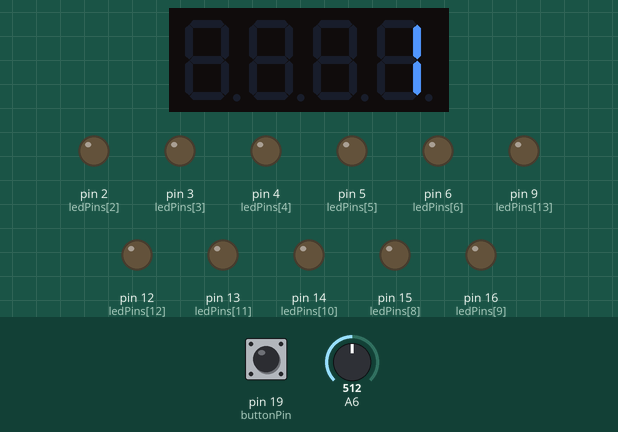
A sketch run on a simulated Arduino Nano, built with avr-gcc and run on an emulated ATmega328P. Parts: 4-digit seven-segment display, output pins drawn as LEDs (lit = HIGH). The inputs (shaded band) are chosen by the test bench; at power-on: pin 19 (buttonPin) HIGH, A6 = 512. Pins used as bus, display or sensor lines are not drawn.

Above: at 2.7 s.
2.8 s: pin 19 (buttonPin) pulled LOW for 2.4 s
At 5.15 s:
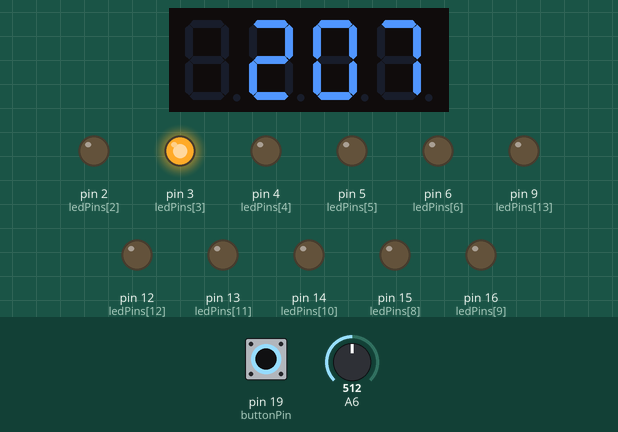
At 9.4 s:
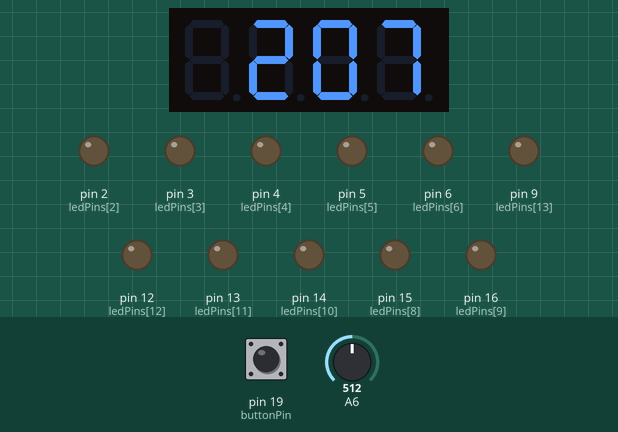
12.6 s: pin 19 (buttonPin) pulled LOW for 2.4 s
At 22.1 s:
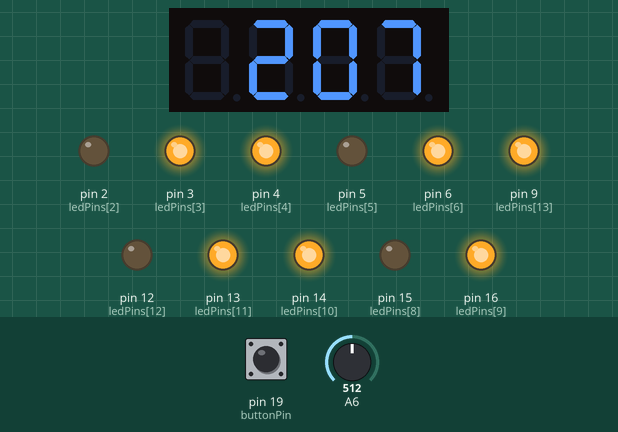
Timing chart, 0 to 24.2 s (numbered marks = the images above; inputs shaded):
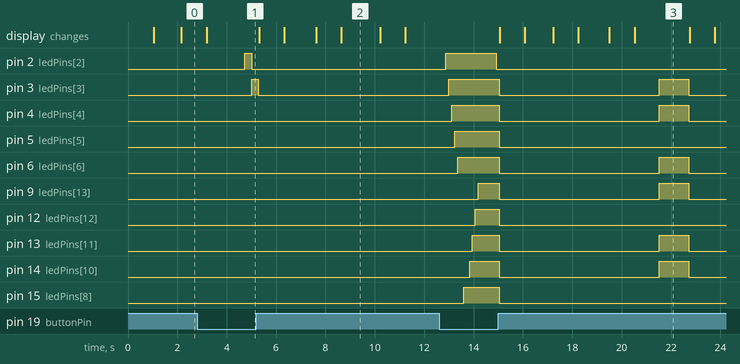

The sketch:

v1_prototype.ino.ino
```cpp
#include <Arduino.h>
#include <TM1637Display.h>
#define CLK 17
#define DIO 18
TM1637Display display(CLK, DIO);

// Patterns of blinking
int pattern = 0;
int n_patterns = 8;

const int buttonPin = 19; // Push button pin

// Define the array with your digital pins for LEDs
int pinCount = 17;
//byte ledPins[] = {1,0,2,3,4,5,6,7,8,9,10,11,12,13,14,16,15};
byte ledPins[] = {1,0,2,3,4,5,6,7,15,16,14,13,12,9,8}; // circular

byte blueledPins[] = {1,0,3,4,6,7,8,9,13,14,16};
byte orangeledPins[] = {2, 5, 12,15};
int bluepinCount = 11;
int orangepinCount =4;


int read_potentiometer(float d) {
  int sensorValue = analogRead(A6);
  // Integer math: simplify to 0-10 range
  int pot_level = sensorValue*(d/1023.0);
  return pot_level;
}

int incremenent_pattern(int p,int n_p) {
  if (p == n_p) {
    p = 0;
  } else {
    p = p + 1;
  }
  return p;
}

void all_leds_off(){
  for (int i = 0; i < pinCount; i++) {
    digitalWrite(ledPins[i], LOW);
  }
}
void setup() {
  Serial.begin(9600); // Start serial communication
  pinMode(buttonPin, INPUT_PULLUP);

  // Define all pins as output at once
  for (int i = 0; i < pinCount; i++) {
    pinMode(ledPins[i], OUTPUT);
  }
  pinMode(7, INPUT_PULLUP);
  pinMode(8, INPUT_PULLUP);
  display.setBrightness(2); //0 to 3 level of brightness
  display.showNumberDec(pattern);
  delay(1000);
  display.showNumberDec(207);

}

void loop() {
  digitalWrite(10, HIGH);
  digitalWrite(11, HIGH);
  // CHASING LIGHTS
  if (pattern == 0) {
    for (int i = 0; i < pinCount; i++) {
    digitalWrite(ledPins[i], HIGH);
    int level = read_potentiometer(20);
    delay(100*(level+1)); // Delay ajusted by the potentiomer. The +1 is to avoid delay 0
    digitalWrite(ledPins[i], LOW);  // Turn off LED

    if (digitalRead(buttonPin)==HIGH){ // If button is pressed, change the bink pattern
      pattern = incremenent_pattern(pattern,n_patterns);
      all_leds_off();
      display.showNumberDec(pattern);
      delay(1000);
      display.showNumberDec(207);
      delay(1000);
      break;  // quit the loop of the current pattern
      }
    }

  // Ping Pong
  } else if (pattern == 1) {
    for (int i = 0; i < pinCount; i++) {
    int level = read_potentiometer(20);
    digitalWrite(ledPins[i], HIGH); // Turn on LED
    delay(25*(level+1)); // Delay ajusted by the potentiomer. The +1 is to avoid delay 0
    digitalWrite(ledPins[i], LOW);  // Turn off LED

    if (digitalRead(buttonPin)==HIGH){ // If button is pressed, change the bink pattern
      pattern = incremenent_pattern(pattern,n_patterns);
      all_leds_off();
      display.showNumberDec(pattern);
      delay(1000);
      display.showNumberDec(207);

      delay(1000);
      break;  // quit the loop of the current pattern
      }
    }

    for (int i = pinCount -1; i >=0 ; i--) {
    digitalWrite(ledPins[i], HIGH); // Turn on LED
    int level = read_potentiometer(20);
    delay(25*(level+1)); // Delay ajusted by the potentiomer. The +1 is to avoid delay 0
    digitalWrite(ledPins[i], LOW);  // Turn off LED

    if (digitalRead(buttonPin)==HIGH){ // If button is pressed, change the bink pattern
      pattern = incremenent_pattern(pattern,n_patterns);
      all_leds_off();
      display.showNumberDec(pattern);
      delay(1000);
      display.showNumberDec(207);

      delay(1000);
      break;  // quit the loop of the current pattern
      }
    }

  //Chasing Dark
  } else if (pattern == 2) {
    for (int i = 0; i < pinCount; i++) {
    digitalWrite(ledPins[i], HIGH); // Turn on LED
    delay(5);
    }
    for (int i = 0; i < pinCount; i++) {
    digitalWrite(ledPins[i], LOW); // Turn on LED
    int level = read_potentiometer(20);
    delay(25*(level+1)); // Delay ajusted by the potentiomer. The +1 is to avoid delay 0
    digitalWrite(ledPins[i], HIGH);  // Turn off LED

    if (digitalRead(buttonPin)==HIGH){ // If button is pressed, change the bink pattern
      pattern = incremenent_pattern(pattern,n_patterns);
      all_leds_off();
      display.showNumberDec(pattern);
      delay(1000);
      display.showNumberDec(207);
      delay(1000);
      break;  // quit the loop of the current pattern
      }
    }

    //Train of 2 wagons
  } else if (pattern == 3) {

    digitalWrite(ledPins[0], HIGH);
    int level = read_potentiometer(20);
    delay(25*(level+1)); // Delay ajusted by the potentiomer. The +1 is to avoid delay 0

    for (int i = 0; i < pinCount; i++) {
      if ( i != 9 ) {
        digitalWrite(ledPins[i], HIGH); // Turn on LED
        digitalWrite(ledPins[i+1], HIGH);
        int level = read_potentiometer(20);
        delay(25*(level+1)); // Delay ajusted by the potentiomer. The +1 is to avoid delay 0
        digitalWrite(ledPins[i], LOW);  // Turn off LED
        digitalWrite(ledPins[i+1], LOW);  // Turn off LED

        if (digitalRead(buttonPin)==HIGH){ // If button is pressed, change the bink pattern
          pattern = incremenent_pattern(pattern,n_patterns);
          all_leds_off();
          display.showNumberDec(pattern);
          delay(1000);
          display.showNumberDec(207);
          delay(1000);
          break;  // quit the loop of the current pattern
          }
        }
    }
    digitalWrite(ledPins[9], HIGH);
    level = read_potentiometer(20);
    delay(25*(level+1)); // Delay ajusted by the potentiomer. The +1 is to avoid delay 0
    digitalWrite(ledPins[9], LOW);  // Turn off LED


  // LOADING
  } else if (pattern == 4) {
    for (int i = 0; i < pinCount; i++) {
      int level = read_potentiometer(10);
      delay(20*(level+1)); // Delay ajusted by the potentiomer. The +1 is to avoid delay 0
      for (int j =0; j <= i; j++) {
        digitalWrite(ledPins[j], HIGH); // Turn on LED
      }
      if (digitalRead(buttonPin)==HIGH){ // If button is pressed, change the bink pattern
        pattern = incremenent_pattern(pattern,n_patterns);
        all_leds_off();
        display.showNumberDec(pattern);
        delay(1000);
        display.showNumberDec(207);
        delay(1000);
        break;  // quit the loop of the current pattern
        }
      }
    for (int i = 0; i < pinCount; i++) {
      int level = read_potentiometer(10);
      delay(20*(level+1)); // Delay ajusted by the potentiomer. The +1 is to avoid delay 0
      for (int j =0; j <= i; j++) {
        digitalWrite(ledPins[j], LOW); // Turn on LED
      }
      if (digitalRead(buttonPin)==HIGH){ // If button is pressed, change the bink pattern
        pattern = incremenent_pattern(pattern,n_patterns);
        all_leds_off();
        display.showNumberDec(pattern);
        delay(1000);
        display.showNumberDec(207);
        delay(1000);
        break;  // quit the loop of the current pattern
        }
      }

  //FILL AND EMPTY
  } else if (pattern == 5) {
    for (int i = 0; i < pinCount; i++) {
      int level = read_potentiometer(10);
      delay(20*(level+1)); // Delay ajusted by the potentiomer. The +1 is to avoid delay 0
      for (int j =0; j <= i; j++) {
        digitalWrite(ledPins[j], HIGH); // Turn on LED
      }
      if (digitalRead(buttonPin)==HIGH){ // If button is pressed, change the bink pattern
        pattern = incremenent_pattern(pattern,n_patterns);
        all_leds_off();
        display.showNumberDec(pattern);
        delay(1000);
        display.showNumberDec(207);
        delay(1000);
        break;  // quit the loop of the current pattern
        }
      }
    int level = read_potentiometer(10);
    delay(20*(level+1)); // Delay ajusted by the potentiomer. The +1 is to avoid delay 0
    for (int i = pinCount -1; i >= 0; i--) {
      int level = read_potentiometer(10);
      delay(20*(level+1)); // Delay ajusted by the potentiomer. The +1 is to avoid delay 0
      digitalWrite(ledPins[i], LOW); // Turn on LED

      if (digitalRead(buttonPin)==HIGH){ // If button is pressed, change the bink pattern
        pattern = incremenent_pattern(pattern,n_patterns);
        all_leds_off();
        display.showNumberDec(pattern);
        delay(1000);
        display.showNumberDec(207);
        delay(1000);
        break;  // quit the loop of the current pattern
        }
      }

  // BLINKING
  } else if (pattern == 6) {
    for (int i = 0; i < pinCount; i++) {
      int level = read_potentiometer(20);
      for (int i = 0; i < pinCount; i++) {
        digitalWrite(ledPins[i], HIGH); // Turn on LED
      }
      delay(75*(level+1)); // Delay ajusted by the potentiomer. The +1 is to avoid delay 0
      for (int i = 0; i < pinCount; i++) {
        digitalWrite(ledPins[i], LOW); // Turn on LED
      }
      delay(75*(level+1)); // Delay ajusted by the potentiomer. The +1 is to avoid delay 0
      if (digitalRead(buttonPin)==HIGH){ // If button is pressed, change the bink pattern
        pattern = incremenent_pattern(pattern,n_patterns);
        all_leds_off();
        display.showNumberDec(pattern);
        delay(1000);
        display.showNumberDec(207);
        delay(1000);
        break;  // quit the loop of the current pattern
        }
      }


  // BLINKING BLUE THAN ORANGE
  } else if (pattern == 7) {
    for (int i = 0; i < pinCount; i++) {
      int level = read_potentiometer(10);
      for (int i = 0; i < bluepinCount; i++) {
        digitalWrite(blueledPins[i], HIGH); // Turn on LED
      }
      delay(200*(level+1)); // Delay ajusted by the potentiomer. The +1 is to avoid delay 0
      for (int i = 0; i < bluepinCount; i++) {
        digitalWrite(blueledPins[i], LOW); // Turn on LED
      }

      if (digitalRead(buttonPin)==HIGH){ // If button is pressed, change the bink pattern
        pattern = incremenent_pattern(pattern,n_patterns);
        all_leds_off();
        display.showNumberDec(pattern);
        delay(1000);
        display.showNumberDec(207);
        delay(1000);
        break;  // quit the loop of the current pattern
      }

      level = read_potentiometer(10);
      for (int i = 0; i < orangepinCount; i++) {
        digitalWrite(orangeledPins[i], HIGH); // Turn on LED
      }
      delay(200*(level+1)); // Delay ajusted by the potentiomer. The +1 is to avoid delay 0

      for (int i = 0; i < orangepinCount; i++) {
        digitalWrite(orangeledPins[i], LOW); // Turn on LED
      }

      if (digitalRead(buttonPin)==HIGH){ // If button is pressed, change the bink pattern
        pattern = incremenent_pattern(pattern,n_patterns);
        all_leds_off();
        display.showNumberDec(pattern);
        delay(1000);
        display.showNumberDec(207);
        delay(1000);
        break;  // quit the loop of the current pattern
        }
      }

// ALL LEDS ON
  } else if (pattern == 8) {
    for (int i = 0; i < pinCount; i++) {
    digitalWrite(ledPins[i], HIGH); // Turn on LED
    delay(5);
    if (digitalRead(buttonPin)==HIGH){ // If button is pressed, change the bink pattern
      pattern = incremenent_pattern(pattern,n_patterns);
      all_leds_off();
      display.showNumberDec(pattern);
      delay(1000);
      display.showNumberDec(207);
      delay(1000);
      break;  // quit the loop of the current pattern
      }
    }

  } else {
    if (digitalRead(buttonPin)==HIGH){ // If button is pressed, change the bink pattern
        pattern = incremenent_pattern(pattern,n_patterns);
        all_leds_off();
        display.showNumberDec(pattern);
        delay(1000);
        display.showNumberDec(207);
        delay(1000);
        //break;  // quit the loop of the current pattern
        }
  }

}
```

Measured:
- after the input at 2.8 s, pin 2 (ledPins[2]): LOW → HIGH after 1.9 s, → LOW 0.28 s later; pin 3 (ledPins[3]): LOW → HIGH after 2.2 s, → LOW 0.28 s later
- by itself, pin 13 (ledPins[11]): alternates HIGH for 1.1 s and LOW for 6.5 s
- by itself, pin 14 (ledPins[10]): alternates HIGH for 1.2 s and LOW for 6.5 s
- by itself, pin 16 (ledPins[9]): alternates HIGH for 1.3 s and LOW for 6.5 s
- what the display in image 2 shows lasts 1.6 s, from 8.6 s to 10.2 s
